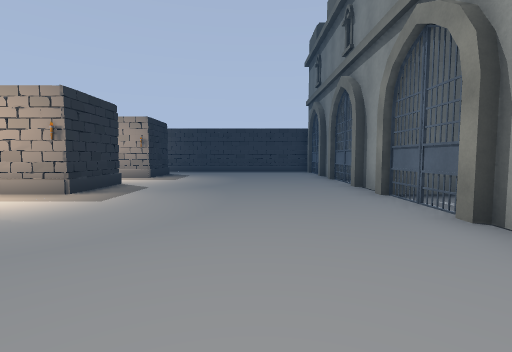
View 1 (above)

24 first-person views from a walk through a 3-D level made in the Unity game engine. The camera is 1.4 m above the floor, tilts 4° down and sees 85° across. The floor is counted in squares, 2 m on a side. Each view is taken from the middle of a square. On the plan, view 1 faces up. The plan holds only what a view shows up to about 9 squares ahead; the rest is blank. The place goes on beyond the plan. The player character is not drawn. Some animated figures are left out.

View 2
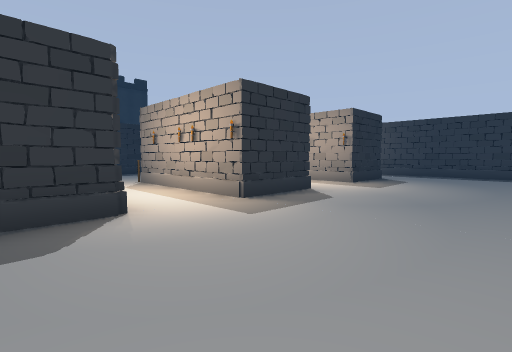

View 3
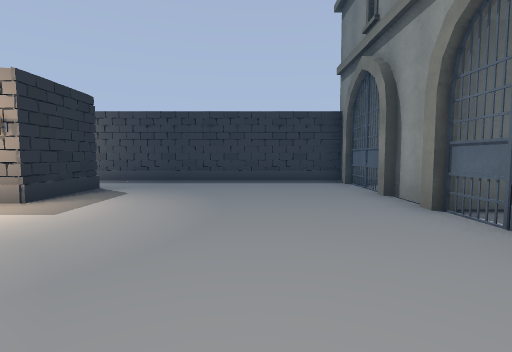

View 4
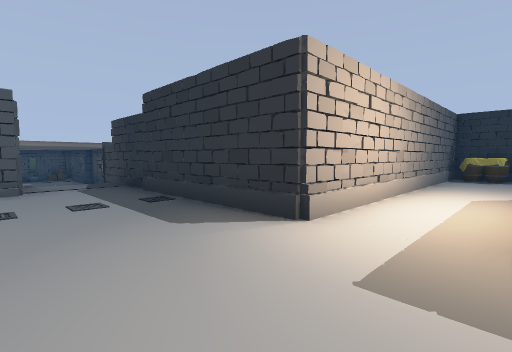

View 5
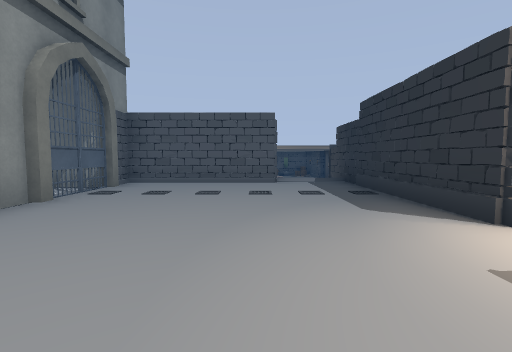

View 6
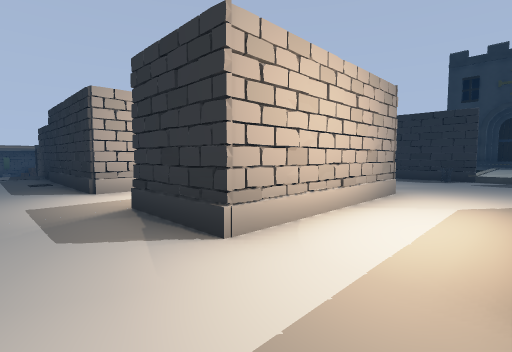

View 7
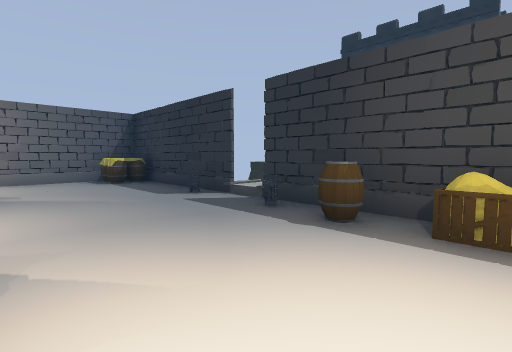

View 8
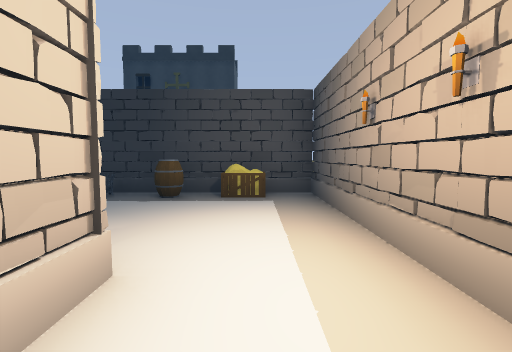

View 9
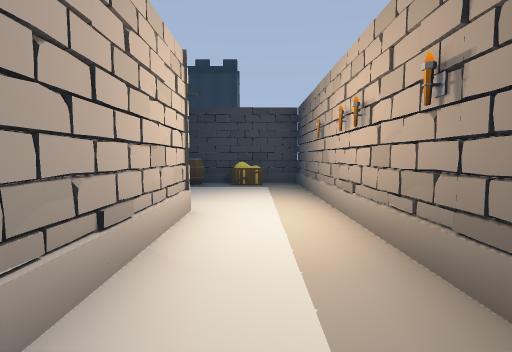

View 10
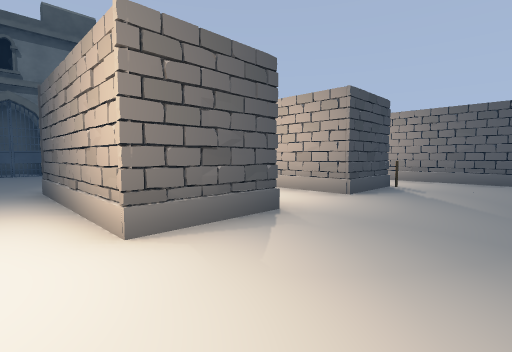

View 11
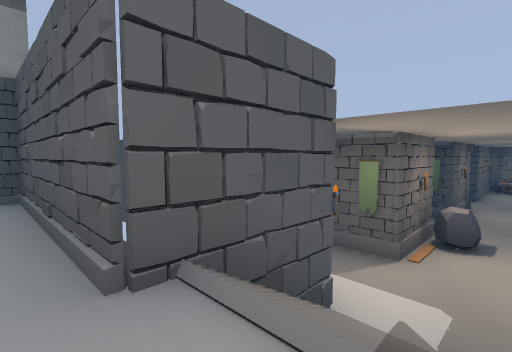

View 12
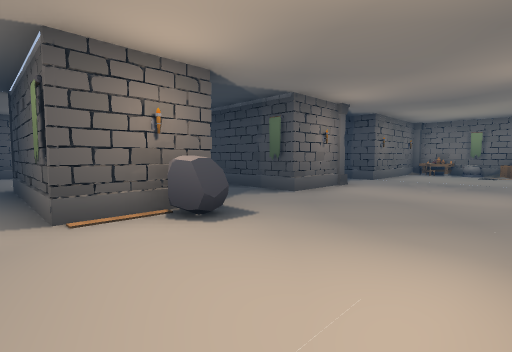

View 13
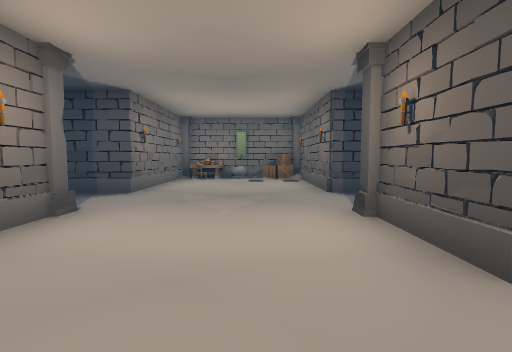

View 14
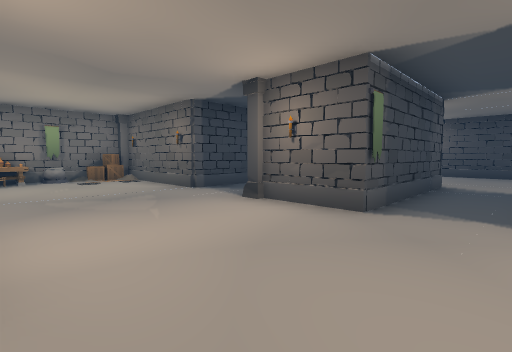

View 15
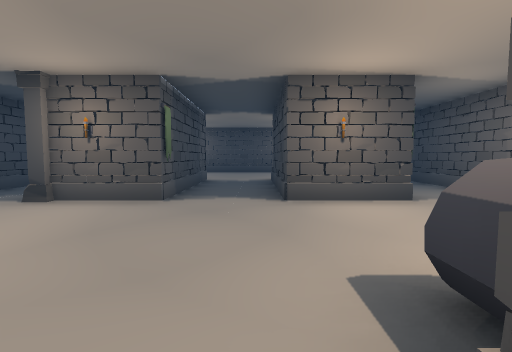

View 16
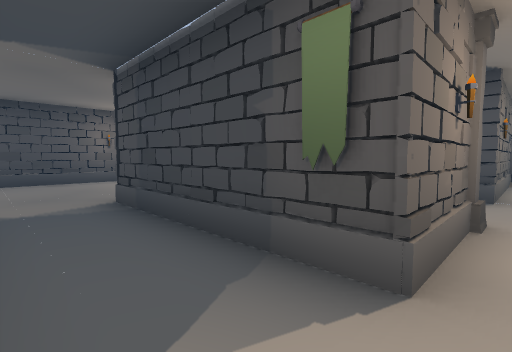

View 17
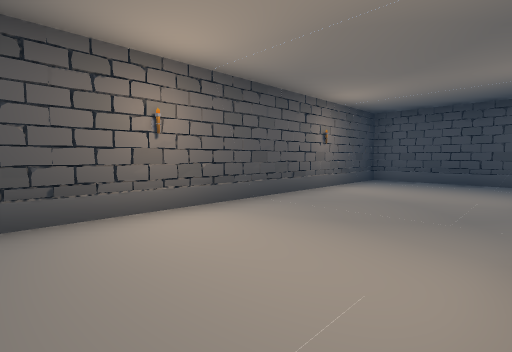

View 18
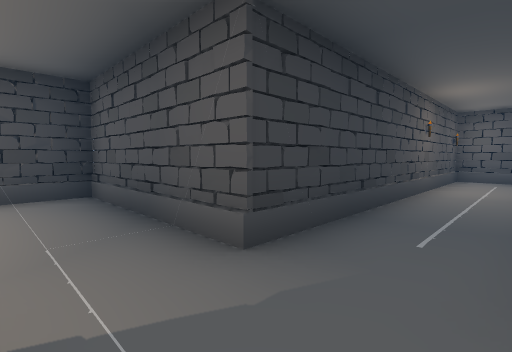

View 19
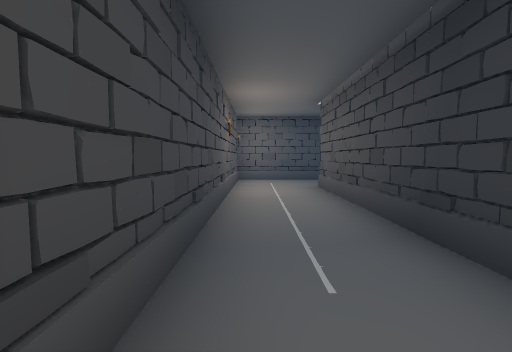

View 20
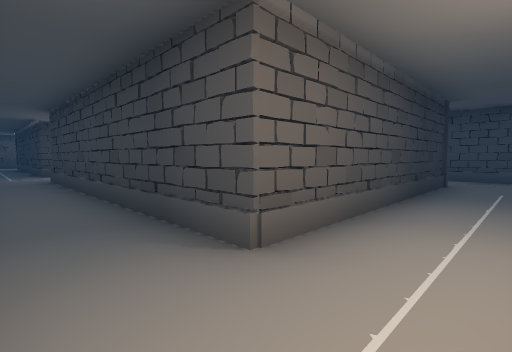

View 21
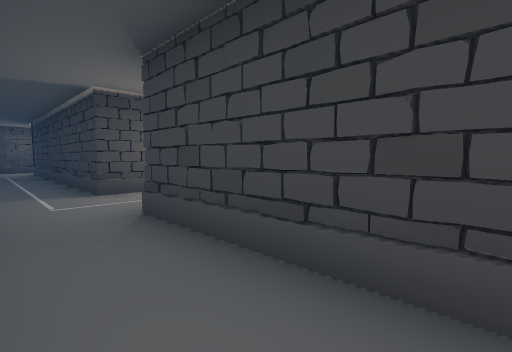

View 22
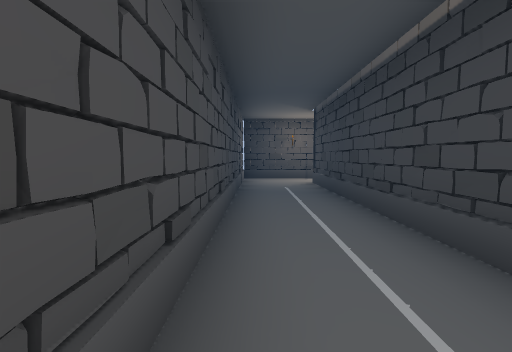

View 23
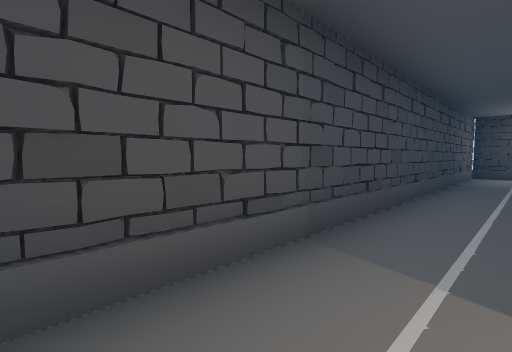

View 24
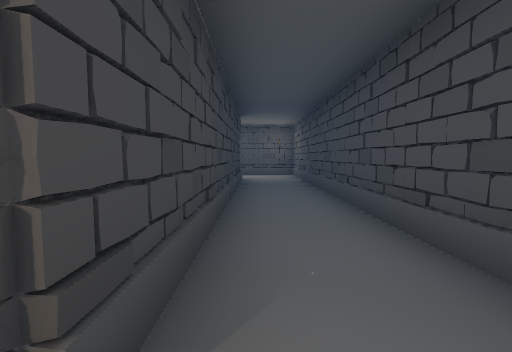

### Floor plan
Key: @ floor where view 1 was taken; # wall or solid block; x gap in a wall; . main floor; : floor 1.75 m higher than the main floor; / step, stairs or slope; C cage; B box; A barrel; R rock; L column; P pot; T table; O other object.
Columns run from 19 left of view 1 to 7 right of it. Each row starts with its distance up from view 1.
 13        ################
 12        #B:::::::::::::#
 11        #::::####::::::#
 10        #A:::####::::::#
  9        #C:::::::::::::#
  8        x::::::::::::::#
  7        #C:::####::::::#
  6        #::::####::::::#
  5        #:::O::::::::::#
  4        #O:::::::::::::#
  3        #########::::::#
  2                #::::::#
  1                #::::::#
  0                #:::@::#
 -1                #::::::#
 -2                #//#####
 -3           ######//#
 -4           ....  ...
 -5             ..............#
 -6              #....####....#
 -7           ####...R#   ....#
 -8         ..................#
 -9      #....................#
-10       ....####....####....#
-11              #L...L###....#
-12              .............#
-13             ..............#
-14            ###....##..#####
-15              #....##..#
-16              ##.PO##..#
-17              #BBTO #..#
-18              #  ####..#
-19 #.########..########..#
-20 #.....................#
-21 #.....................#
-22 #######################

Where each view was taken, in squares from view 1:
view 1: 0 up, 0 right, facing up
view 2: 2 up, 0 right, facing up-left
view 3: 5 up, 0 right, facing up
view 4: 5 up, 1 left, facing down-left
view 5: 6 up, 1 left, facing down
view 6: 9 up, 2 left, facing down-left
view 7: 12 up, 8 left, facing down-left
view 8: 12 up, 6 left, facing left
view 9: 12 up, 4 left, facing left
view 10: 12 up, 10 left, facing down-right
view 11: 1 down, 3 left, facing down-right
view 12: 5 down, 5 left, facing down-right
view 13: 8 down, 4 left, facing down
view 14: 8 down, 2 left, facing down-left
view 15: 8 down, 1 left, facing left
view 16: 8 down, 2 left, facing down-right
view 17: 5 down, 3 right, facing down-right
view 18: 12 down, 1 right, facing down-right
view 19: 13 down, 2 right, facing down
view 20: 21 down, 2 right, facing up-left
view 21: 21 down, 4 left, facing up-left
view 22: 21 down, 10 left, facing left
view 23: 20 down, 8 left, facing down-left
view 24: 20 down, 8 left, facing right
